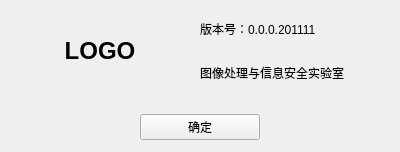
<?xml version="1.0" encoding="UTF-8"?>
<ui version="4.0">
 <class>about</class>
 <widget class="QWidget" name="about">
  <property name="geometry">
   <rect>
    <x>0</x>
    <y>0</y>
    <width>400</width>
    <height>152</height>
   </rect>
  </property>
  <property name="sizePolicy">
   <sizepolicy hsizetype="Fixed" vsizetype="Fixed">
    <horstretch>0</horstretch>
    <verstretch>0</verstretch>
   </sizepolicy>
  </property>
  <property name="minimumSize">
   <size>
    <width>400</width>
    <height>152</height>
   </size>
  </property>
  <property name="maximumSize">
   <size>
    <width>400</width>
    <height>152</height>
   </size>
  </property>
  <property name="windowTitle">
   <string>Form</string>
  </property>
  <layout class="QHBoxLayout" name="horizontalLayout">
   <property name="spacing">
    <number>0</number>
   </property>
   <property name="leftMargin">
    <number>0</number>
   </property>
   <property name="topMargin">
    <number>0</number>
   </property>
   <property name="rightMargin">
    <number>0</number>
   </property>
   <property name="bottomMargin">
    <number>0</number>
   </property>
   <item>
    <layout class="QVBoxLayout" name="aboutlay">
     <property name="spacing">
      <number>0</number>
     </property>
     <item>
      <widget class="QWidget" name="aboutlay2" native="true">
       <layout class="QHBoxLayout" name="horizontalLayout_3">
        <property name="spacing">
         <number>0</number>
        </property>
        <property name="leftMargin">
         <number>0</number>
        </property>
        <property name="topMargin">
         <number>0</number>
        </property>
        <property name="rightMargin">
         <number>0</number>
        </property>
        <property name="bottomMargin">
         <number>0</number>
        </property>
        <item>
         <widget class="QLabel" name="aboutlogo">
          <property name="text">
           <string>&lt;html&gt;&lt;head/&gt;&lt;body&gt;&lt;p&gt;&lt;span style=&quot; font-size:18pt; font-weight:600;&quot;&gt;LOGO&lt;/span&gt;&lt;/p&gt;&lt;/body&gt;&lt;/html&gt;</string>
          </property>
          <property name="alignment">
           <set>Qt::AlignCenter</set>
          </property>
         </widget>
        </item>
        <item>
         <widget class="QLabel" name="aboutinfo">
          <property name="text">
           <string>&lt;html&gt;&lt;head/&gt;&lt;body&gt;&lt;p&gt;版本号：0.0.0.201111&lt;/p&gt;&lt;p&gt;&lt;br/&gt;图像处理与信息安全实验室&lt;/p&gt;&lt;/body&gt;&lt;/html&gt;</string>
          </property>
         </widget>
        </item>
       </layout>
      </widget>
     </item>
     <item>
      <widget class="QWidget" name="aboutlay3" native="true">
       <property name="sizePolicy">
        <sizepolicy hsizetype="Minimum" vsizetype="Fixed">
         <horstretch>0</horstretch>
         <verstretch>0</verstretch>
        </sizepolicy>
       </property>
       <property name="minimumSize">
        <size>
         <width>0</width>
         <height>50</height>
        </size>
       </property>
       <property name="maximumSize">
        <size>
         <width>16777215</width>
         <height>50</height>
        </size>
       </property>
       <layout class="QHBoxLayout" name="horizontalLayout_2">
        <property name="spacing">
         <number>0</number>
        </property>
        <property name="leftMargin">
         <number>0</number>
        </property>
        <property name="topMargin">
         <number>0</number>
        </property>
        <property name="rightMargin">
         <number>0</number>
        </property>
        <property name="bottomMargin">
         <number>0</number>
        </property>
        <item>
         <widget class="QPushButton" name="aboutclose">
          <property name="minimumSize">
           <size>
            <width>120</width>
            <height>0</height>
           </size>
          </property>
          <property name="maximumSize">
           <size>
            <width>120</width>
            <height>16777215</height>
           </size>
          </property>
          <property name="text">
           <string>确定</string>
          </property>
         </widget>
        </item>
       </layout>
      </widget>
     </item>
    </layout>
   </item>
  </layout>
 </widget>
 <resources/>
 <connections>
  <connection>
   <sender>aboutclose</sender>
   <signal>clicked()</signal>
   <receiver>about</receiver>
   <slot>close()</slot>
   <hints>
    <hint type="sourcelabel">
     <x>199</x>
     <y>283</y>
    </hint>
    <hint type="destinationlabel">
     <x>199</x>
     <y>149</y>
    </hint>
   </hints>
  </connection>
 </connections>
</ui>
